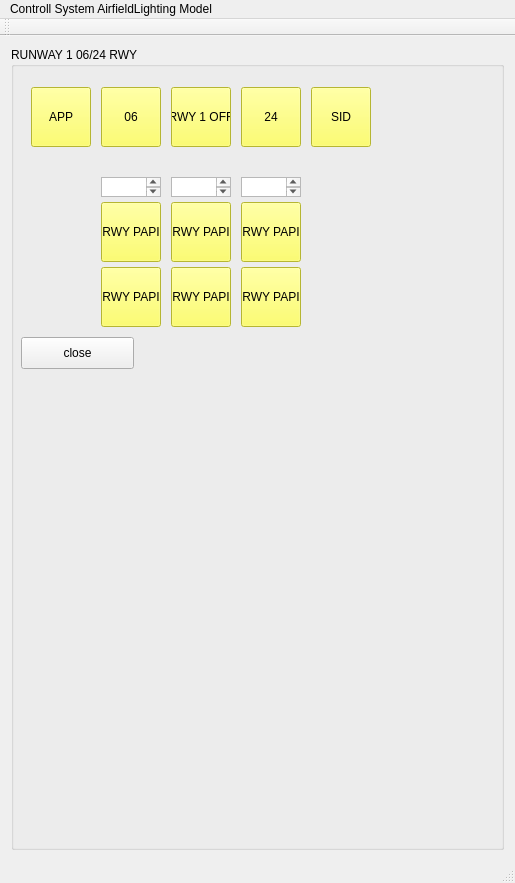
<?xml version="1.0" encoding="UTF-8"?>
<ui version="4.0">
 <class>MainControllClass</class>
 <widget class="QMainWindow" name="MainControllClass">
  <property name="geometry">
   <rect>
    <x>0</x>
    <y>0</y>
    <width>515</width>
    <height>883</height>
   </rect>
  </property>
  <property name="windowTitle">
   <string>MainControllClass</string>
  </property>
  <widget class="QWidget" name="centralWidget">
   <layout class="QVBoxLayout" name="verticalLayout_3">
    <item>
     <widget class="QGroupBox" name="groupBox">
      <property name="title">
       <string>RUNWAY 1 06/24 RWY</string>
      </property>
      <widget class="QPushButton" name="pushButton">
       <property name="geometry">
        <rect>
         <x>20</x>
         <y>40</y>
         <width>60</width>
         <height>60</height>
        </rect>
       </property>
       <property name="palette">
        <palette>
         <active>
          <colorrole role="Button">
           <brush brushstyle="SolidPattern">
            <color alpha="255">
             <red>255</red>
             <green>255</green>
             <blue>70</blue>
            </color>
           </brush>
          </colorrole>
          <colorrole role="Base">
           <brush brushstyle="SolidPattern">
            <color alpha="255">
             <red>255</red>
             <green>255</green>
             <blue>70</blue>
            </color>
           </brush>
          </colorrole>
          <colorrole role="Window">
           <brush brushstyle="SolidPattern">
            <color alpha="255">
             <red>255</red>
             <green>255</green>
             <blue>70</blue>
            </color>
           </brush>
          </colorrole>
         </active>
         <inactive>
          <colorrole role="Button">
           <brush brushstyle="SolidPattern">
            <color alpha="255">
             <red>255</red>
             <green>255</green>
             <blue>70</blue>
            </color>
           </brush>
          </colorrole>
          <colorrole role="Base">
           <brush brushstyle="SolidPattern">
            <color alpha="255">
             <red>255</red>
             <green>255</green>
             <blue>70</blue>
            </color>
           </brush>
          </colorrole>
          <colorrole role="Window">
           <brush brushstyle="SolidPattern">
            <color alpha="255">
             <red>255</red>
             <green>255</green>
             <blue>70</blue>
            </color>
           </brush>
          </colorrole>
         </inactive>
         <disabled>
          <colorrole role="Button">
           <brush brushstyle="SolidPattern">
            <color alpha="255">
             <red>255</red>
             <green>255</green>
             <blue>70</blue>
            </color>
           </brush>
          </colorrole>
          <colorrole role="Base">
           <brush brushstyle="SolidPattern">
            <color alpha="255">
             <red>255</red>
             <green>255</green>
             <blue>70</blue>
            </color>
           </brush>
          </colorrole>
          <colorrole role="Window">
           <brush brushstyle="SolidPattern">
            <color alpha="255">
             <red>255</red>
             <green>255</green>
             <blue>70</blue>
            </color>
           </brush>
          </colorrole>
         </disabled>
        </palette>
       </property>
       <property name="toolTip">
        <string>&lt;html&gt;&lt;head/&gt;&lt;body&gt;&lt;p&gt;RUN RWY PAPI LIGHTING &lt;/p&gt;&lt;/body&gt;&lt;/html&gt;</string>
       </property>
       <property name="styleSheet">
        <string notr="true">background-color: rgb(255, 255, 70);</string>
       </property>
       <property name="text">
        <string>APP</string>
       </property>
       <property name="checkable">
        <bool>true</bool>
       </property>
      </widget>
      <widget class="QPushButton" name="pushButton_6">
       <property name="geometry">
        <rect>
         <x>90</x>
         <y>40</y>
         <width>60</width>
         <height>60</height>
        </rect>
       </property>
       <property name="palette">
        <palette>
         <active>
          <colorrole role="Button">
           <brush brushstyle="SolidPattern">
            <color alpha="255">
             <red>255</red>
             <green>255</green>
             <blue>70</blue>
            </color>
           </brush>
          </colorrole>
          <colorrole role="Base">
           <brush brushstyle="SolidPattern">
            <color alpha="255">
             <red>255</red>
             <green>255</green>
             <blue>70</blue>
            </color>
           </brush>
          </colorrole>
          <colorrole role="Window">
           <brush brushstyle="SolidPattern">
            <color alpha="255">
             <red>255</red>
             <green>255</green>
             <blue>70</blue>
            </color>
           </brush>
          </colorrole>
         </active>
         <inactive>
          <colorrole role="Button">
           <brush brushstyle="SolidPattern">
            <color alpha="255">
             <red>255</red>
             <green>255</green>
             <blue>70</blue>
            </color>
           </brush>
          </colorrole>
          <colorrole role="Base">
           <brush brushstyle="SolidPattern">
            <color alpha="255">
             <red>255</red>
             <green>255</green>
             <blue>70</blue>
            </color>
           </brush>
          </colorrole>
          <colorrole role="Window">
           <brush brushstyle="SolidPattern">
            <color alpha="255">
             <red>255</red>
             <green>255</green>
             <blue>70</blue>
            </color>
           </brush>
          </colorrole>
         </inactive>
         <disabled>
          <colorrole role="Button">
           <brush brushstyle="SolidPattern">
            <color alpha="255">
             <red>255</red>
             <green>255</green>
             <blue>70</blue>
            </color>
           </brush>
          </colorrole>
          <colorrole role="Base">
           <brush brushstyle="SolidPattern">
            <color alpha="255">
             <red>255</red>
             <green>255</green>
             <blue>70</blue>
            </color>
           </brush>
          </colorrole>
          <colorrole role="Window">
           <brush brushstyle="SolidPattern">
            <color alpha="255">
             <red>255</red>
             <green>255</green>
             <blue>70</blue>
            </color>
           </brush>
          </colorrole>
         </disabled>
        </palette>
       </property>
       <property name="toolTip">
        <string>&lt;html&gt;&lt;head/&gt;&lt;body&gt;&lt;p&gt;RUN RWY PAPI LIGHTING &lt;/p&gt;&lt;/body&gt;&lt;/html&gt;</string>
       </property>
       <property name="styleSheet">
        <string notr="true">background-color: rgb(255, 255, 70);</string>
       </property>
       <property name="text">
        <string>06</string>
       </property>
       <property name="checkable">
        <bool>true</bool>
       </property>
      </widget>
      <widget class="QPushButton" name="pushButton_5">
       <property name="geometry">
        <rect>
         <x>160</x>
         <y>40</y>
         <width>60</width>
         <height>60</height>
        </rect>
       </property>
       <property name="palette">
        <palette>
         <active>
          <colorrole role="Button">
           <brush brushstyle="SolidPattern">
            <color alpha="255">
             <red>255</red>
             <green>255</green>
             <blue>70</blue>
            </color>
           </brush>
          </colorrole>
          <colorrole role="Base">
           <brush brushstyle="SolidPattern">
            <color alpha="255">
             <red>255</red>
             <green>255</green>
             <blue>70</blue>
            </color>
           </brush>
          </colorrole>
          <colorrole role="Window">
           <brush brushstyle="SolidPattern">
            <color alpha="255">
             <red>255</red>
             <green>255</green>
             <blue>70</blue>
            </color>
           </brush>
          </colorrole>
         </active>
         <inactive>
          <colorrole role="Button">
           <brush brushstyle="SolidPattern">
            <color alpha="255">
             <red>255</red>
             <green>255</green>
             <blue>70</blue>
            </color>
           </brush>
          </colorrole>
          <colorrole role="Base">
           <brush brushstyle="SolidPattern">
            <color alpha="255">
             <red>255</red>
             <green>255</green>
             <blue>70</blue>
            </color>
           </brush>
          </colorrole>
          <colorrole role="Window">
           <brush brushstyle="SolidPattern">
            <color alpha="255">
             <red>255</red>
             <green>255</green>
             <blue>70</blue>
            </color>
           </brush>
          </colorrole>
         </inactive>
         <disabled>
          <colorrole role="Button">
           <brush brushstyle="SolidPattern">
            <color alpha="255">
             <red>255</red>
             <green>255</green>
             <blue>70</blue>
            </color>
           </brush>
          </colorrole>
          <colorrole role="Base">
           <brush brushstyle="SolidPattern">
            <color alpha="255">
             <red>255</red>
             <green>255</green>
             <blue>70</blue>
            </color>
           </brush>
          </colorrole>
          <colorrole role="Window">
           <brush brushstyle="SolidPattern">
            <color alpha="255">
             <red>255</red>
             <green>255</green>
             <blue>70</blue>
            </color>
           </brush>
          </colorrole>
         </disabled>
        </palette>
       </property>
       <property name="toolTip">
        <string>&lt;html&gt;&lt;head/&gt;&lt;body&gt;&lt;p&gt;RUN RWY PAPI LIGHTING &lt;/p&gt;&lt;/body&gt;&lt;/html&gt;</string>
       </property>
       <property name="styleSheet">
        <string notr="true">background-color: rgb(255, 255, 70);
font: 10pt &quot;.SF NS Text&quot;;</string>
       </property>
       <property name="text">
        <string>RWY 1 OFF</string>
       </property>
       <property name="checkable">
        <bool>true</bool>
       </property>
      </widget>
      <widget class="QPushButton" name="pushButton_4">
       <property name="geometry">
        <rect>
         <x>230</x>
         <y>40</y>
         <width>60</width>
         <height>60</height>
        </rect>
       </property>
       <property name="palette">
        <palette>
         <active>
          <colorrole role="Button">
           <brush brushstyle="SolidPattern">
            <color alpha="255">
             <red>255</red>
             <green>255</green>
             <blue>70</blue>
            </color>
           </brush>
          </colorrole>
          <colorrole role="Base">
           <brush brushstyle="SolidPattern">
            <color alpha="255">
             <red>255</red>
             <green>255</green>
             <blue>70</blue>
            </color>
           </brush>
          </colorrole>
          <colorrole role="Window">
           <brush brushstyle="SolidPattern">
            <color alpha="255">
             <red>255</red>
             <green>255</green>
             <blue>70</blue>
            </color>
           </brush>
          </colorrole>
         </active>
         <inactive>
          <colorrole role="Button">
           <brush brushstyle="SolidPattern">
            <color alpha="255">
             <red>255</red>
             <green>255</green>
             <blue>70</blue>
            </color>
           </brush>
          </colorrole>
          <colorrole role="Base">
           <brush brushstyle="SolidPattern">
            <color alpha="255">
             <red>255</red>
             <green>255</green>
             <blue>70</blue>
            </color>
           </brush>
          </colorrole>
          <colorrole role="Window">
           <brush brushstyle="SolidPattern">
            <color alpha="255">
             <red>255</red>
             <green>255</green>
             <blue>70</blue>
            </color>
           </brush>
          </colorrole>
         </inactive>
         <disabled>
          <colorrole role="Button">
           <brush brushstyle="SolidPattern">
            <color alpha="255">
             <red>255</red>
             <green>255</green>
             <blue>70</blue>
            </color>
           </brush>
          </colorrole>
          <colorrole role="Base">
           <brush brushstyle="SolidPattern">
            <color alpha="255">
             <red>255</red>
             <green>255</green>
             <blue>70</blue>
            </color>
           </brush>
          </colorrole>
          <colorrole role="Window">
           <brush brushstyle="SolidPattern">
            <color alpha="255">
             <red>255</red>
             <green>255</green>
             <blue>70</blue>
            </color>
           </brush>
          </colorrole>
         </disabled>
        </palette>
       </property>
       <property name="toolTip">
        <string>&lt;html&gt;&lt;head/&gt;&lt;body&gt;&lt;p&gt;RUN RWY PAPI LIGHTING &lt;/p&gt;&lt;/body&gt;&lt;/html&gt;</string>
       </property>
       <property name="styleSheet">
        <string notr="true">background-color: rgb(255, 255, 70);</string>
       </property>
       <property name="text">
        <string>24</string>
       </property>
       <property name="checkable">
        <bool>true</bool>
       </property>
      </widget>
      <widget class="QPushButton" name="pushButton_3">
       <property name="geometry">
        <rect>
         <x>300</x>
         <y>40</y>
         <width>60</width>
         <height>60</height>
        </rect>
       </property>
       <property name="palette">
        <palette>
         <active>
          <colorrole role="Button">
           <brush brushstyle="SolidPattern">
            <color alpha="255">
             <red>255</red>
             <green>255</green>
             <blue>70</blue>
            </color>
           </brush>
          </colorrole>
          <colorrole role="Base">
           <brush brushstyle="SolidPattern">
            <color alpha="255">
             <red>255</red>
             <green>255</green>
             <blue>70</blue>
            </color>
           </brush>
          </colorrole>
          <colorrole role="Window">
           <brush brushstyle="SolidPattern">
            <color alpha="255">
             <red>255</red>
             <green>255</green>
             <blue>70</blue>
            </color>
           </brush>
          </colorrole>
         </active>
         <inactive>
          <colorrole role="Button">
           <brush brushstyle="SolidPattern">
            <color alpha="255">
             <red>255</red>
             <green>255</green>
             <blue>70</blue>
            </color>
           </brush>
          </colorrole>
          <colorrole role="Base">
           <brush brushstyle="SolidPattern">
            <color alpha="255">
             <red>255</red>
             <green>255</green>
             <blue>70</blue>
            </color>
           </brush>
          </colorrole>
          <colorrole role="Window">
           <brush brushstyle="SolidPattern">
            <color alpha="255">
             <red>255</red>
             <green>255</green>
             <blue>70</blue>
            </color>
           </brush>
          </colorrole>
         </inactive>
         <disabled>
          <colorrole role="Button">
           <brush brushstyle="SolidPattern">
            <color alpha="255">
             <red>255</red>
             <green>255</green>
             <blue>70</blue>
            </color>
           </brush>
          </colorrole>
          <colorrole role="Base">
           <brush brushstyle="SolidPattern">
            <color alpha="255">
             <red>255</red>
             <green>255</green>
             <blue>70</blue>
            </color>
           </brush>
          </colorrole>
          <colorrole role="Window">
           <brush brushstyle="SolidPattern">
            <color alpha="255">
             <red>255</red>
             <green>255</green>
             <blue>70</blue>
            </color>
           </brush>
          </colorrole>
         </disabled>
        </palette>
       </property>
       <property name="toolTip">
        <string>&lt;html&gt;&lt;head/&gt;&lt;body&gt;&lt;p&gt;RUN RWY PAPI LIGHTING &lt;/p&gt;&lt;/body&gt;&lt;/html&gt;</string>
       </property>
       <property name="styleSheet">
        <string notr="true">background-color: rgb(255, 255, 70);</string>
       </property>
       <property name="text">
        <string>SID</string>
       </property>
       <property name="checkable">
        <bool>true</bool>
       </property>
      </widget>
      <widget class="QPushButton" name="pushButton_7">
       <property name="geometry">
        <rect>
         <x>230</x>
         <y>155</y>
         <width>60</width>
         <height>60</height>
        </rect>
       </property>
       <property name="palette">
        <palette>
         <active>
          <colorrole role="Button">
           <brush brushstyle="SolidPattern">
            <color alpha="255">
             <red>255</red>
             <green>255</green>
             <blue>70</blue>
            </color>
           </brush>
          </colorrole>
          <colorrole role="Base">
           <brush brushstyle="SolidPattern">
            <color alpha="255">
             <red>255</red>
             <green>255</green>
             <blue>70</blue>
            </color>
           </brush>
          </colorrole>
          <colorrole role="Window">
           <brush brushstyle="SolidPattern">
            <color alpha="255">
             <red>255</red>
             <green>255</green>
             <blue>70</blue>
            </color>
           </brush>
          </colorrole>
         </active>
         <inactive>
          <colorrole role="Button">
           <brush brushstyle="SolidPattern">
            <color alpha="255">
             <red>255</red>
             <green>255</green>
             <blue>70</blue>
            </color>
           </brush>
          </colorrole>
          <colorrole role="Base">
           <brush brushstyle="SolidPattern">
            <color alpha="255">
             <red>255</red>
             <green>255</green>
             <blue>70</blue>
            </color>
           </brush>
          </colorrole>
          <colorrole role="Window">
           <brush brushstyle="SolidPattern">
            <color alpha="255">
             <red>255</red>
             <green>255</green>
             <blue>70</blue>
            </color>
           </brush>
          </colorrole>
         </inactive>
         <disabled>
          <colorrole role="Button">
           <brush brushstyle="SolidPattern">
            <color alpha="255">
             <red>255</red>
             <green>255</green>
             <blue>70</blue>
            </color>
           </brush>
          </colorrole>
          <colorrole role="Base">
           <brush brushstyle="SolidPattern">
            <color alpha="255">
             <red>255</red>
             <green>255</green>
             <blue>70</blue>
            </color>
           </brush>
          </colorrole>
          <colorrole role="Window">
           <brush brushstyle="SolidPattern">
            <color alpha="255">
             <red>255</red>
             <green>255</green>
             <blue>70</blue>
            </color>
           </brush>
          </colorrole>
         </disabled>
        </palette>
       </property>
       <property name="toolTip">
        <string>&lt;html&gt;&lt;head/&gt;&lt;body&gt;&lt;p&gt;RUN RWY PAPI LIGHTING &lt;/p&gt;&lt;/body&gt;&lt;/html&gt;</string>
       </property>
       <property name="styleSheet">
        <string notr="true">background-color: rgb(255, 255, 70);</string>
       </property>
       <property name="text">
        <string>RWY PAPI</string>
       </property>
       <property name="checkable">
        <bool>true</bool>
       </property>
      </widget>
      <widget class="QPushButton" name="pushButton_8">
       <property name="geometry">
        <rect>
         <x>160</x>
         <y>155</y>
         <width>60</width>
         <height>60</height>
        </rect>
       </property>
       <property name="palette">
        <palette>
         <active>
          <colorrole role="Button">
           <brush brushstyle="SolidPattern">
            <color alpha="255">
             <red>255</red>
             <green>255</green>
             <blue>70</blue>
            </color>
           </brush>
          </colorrole>
          <colorrole role="Base">
           <brush brushstyle="SolidPattern">
            <color alpha="255">
             <red>255</red>
             <green>255</green>
             <blue>70</blue>
            </color>
           </brush>
          </colorrole>
          <colorrole role="Window">
           <brush brushstyle="SolidPattern">
            <color alpha="255">
             <red>255</red>
             <green>255</green>
             <blue>70</blue>
            </color>
           </brush>
          </colorrole>
         </active>
         <inactive>
          <colorrole role="Button">
           <brush brushstyle="SolidPattern">
            <color alpha="255">
             <red>255</red>
             <green>255</green>
             <blue>70</blue>
            </color>
           </brush>
          </colorrole>
          <colorrole role="Base">
           <brush brushstyle="SolidPattern">
            <color alpha="255">
             <red>255</red>
             <green>255</green>
             <blue>70</blue>
            </color>
           </brush>
          </colorrole>
          <colorrole role="Window">
           <brush brushstyle="SolidPattern">
            <color alpha="255">
             <red>255</red>
             <green>255</green>
             <blue>70</blue>
            </color>
           </brush>
          </colorrole>
         </inactive>
         <disabled>
          <colorrole role="Button">
           <brush brushstyle="SolidPattern">
            <color alpha="255">
             <red>255</red>
             <green>255</green>
             <blue>70</blue>
            </color>
           </brush>
          </colorrole>
          <colorrole role="Base">
           <brush brushstyle="SolidPattern">
            <color alpha="255">
             <red>255</red>
             <green>255</green>
             <blue>70</blue>
            </color>
           </brush>
          </colorrole>
          <colorrole role="Window">
           <brush brushstyle="SolidPattern">
            <color alpha="255">
             <red>255</red>
             <green>255</green>
             <blue>70</blue>
            </color>
           </brush>
          </colorrole>
         </disabled>
        </palette>
       </property>
       <property name="toolTip">
        <string>&lt;html&gt;&lt;head/&gt;&lt;body&gt;&lt;p&gt;RUN RWY PAPI LIGHTING &lt;/p&gt;&lt;/body&gt;&lt;/html&gt;</string>
       </property>
       <property name="styleSheet">
        <string notr="true">background-color: rgb(255, 255, 70);</string>
       </property>
       <property name="text">
        <string>RWY PAPI</string>
       </property>
       <property name="checkable">
        <bool>true</bool>
       </property>
      </widget>
      <widget class="QPushButton" name="pushButton_9">
       <property name="geometry">
        <rect>
         <x>90</x>
         <y>155</y>
         <width>60</width>
         <height>60</height>
        </rect>
       </property>
       <property name="palette">
        <palette>
         <active>
          <colorrole role="Button">
           <brush brushstyle="SolidPattern">
            <color alpha="255">
             <red>255</red>
             <green>255</green>
             <blue>70</blue>
            </color>
           </brush>
          </colorrole>
          <colorrole role="Base">
           <brush brushstyle="SolidPattern">
            <color alpha="255">
             <red>255</red>
             <green>255</green>
             <blue>70</blue>
            </color>
           </brush>
          </colorrole>
          <colorrole role="Window">
           <brush brushstyle="SolidPattern">
            <color alpha="255">
             <red>255</red>
             <green>255</green>
             <blue>70</blue>
            </color>
           </brush>
          </colorrole>
         </active>
         <inactive>
          <colorrole role="Button">
           <brush brushstyle="SolidPattern">
            <color alpha="255">
             <red>255</red>
             <green>255</green>
             <blue>70</blue>
            </color>
           </brush>
          </colorrole>
          <colorrole role="Base">
           <brush brushstyle="SolidPattern">
            <color alpha="255">
             <red>255</red>
             <green>255</green>
             <blue>70</blue>
            </color>
           </brush>
          </colorrole>
          <colorrole role="Window">
           <brush brushstyle="SolidPattern">
            <color alpha="255">
             <red>255</red>
             <green>255</green>
             <blue>70</blue>
            </color>
           </brush>
          </colorrole>
         </inactive>
         <disabled>
          <colorrole role="Button">
           <brush brushstyle="SolidPattern">
            <color alpha="255">
             <red>255</red>
             <green>255</green>
             <blue>70</blue>
            </color>
           </brush>
          </colorrole>
          <colorrole role="Base">
           <brush brushstyle="SolidPattern">
            <color alpha="255">
             <red>255</red>
             <green>255</green>
             <blue>70</blue>
            </color>
           </brush>
          </colorrole>
          <colorrole role="Window">
           <brush brushstyle="SolidPattern">
            <color alpha="255">
             <red>255</red>
             <green>255</green>
             <blue>70</blue>
            </color>
           </brush>
          </colorrole>
         </disabled>
        </palette>
       </property>
       <property name="toolTip">
        <string>&lt;html&gt;&lt;head/&gt;&lt;body&gt;&lt;p&gt;RUN RWY PAPI LIGHTING &lt;/p&gt;&lt;/body&gt;&lt;/html&gt;</string>
       </property>
       <property name="styleSheet">
        <string notr="true">background-color: rgb(255, 255, 70);</string>
       </property>
       <property name="text">
        <string>RWY PAPI</string>
       </property>
       <property name="checkable">
        <bool>true</bool>
       </property>
      </widget>
      <widget class="QPushButton" name="pushButton_10">
       <property name="geometry">
        <rect>
         <x>230</x>
         <y>220</y>
         <width>60</width>
         <height>60</height>
        </rect>
       </property>
       <property name="palette">
        <palette>
         <active>
          <colorrole role="Button">
           <brush brushstyle="SolidPattern">
            <color alpha="255">
             <red>255</red>
             <green>255</green>
             <blue>70</blue>
            </color>
           </brush>
          </colorrole>
          <colorrole role="Base">
           <brush brushstyle="SolidPattern">
            <color alpha="255">
             <red>255</red>
             <green>255</green>
             <blue>70</blue>
            </color>
           </brush>
          </colorrole>
          <colorrole role="Window">
           <brush brushstyle="SolidPattern">
            <color alpha="255">
             <red>255</red>
             <green>255</green>
             <blue>70</blue>
            </color>
           </brush>
          </colorrole>
         </active>
         <inactive>
          <colorrole role="Button">
           <brush brushstyle="SolidPattern">
            <color alpha="255">
             <red>255</red>
             <green>255</green>
             <blue>70</blue>
            </color>
           </brush>
          </colorrole>
          <colorrole role="Base">
           <brush brushstyle="SolidPattern">
            <color alpha="255">
             <red>255</red>
             <green>255</green>
             <blue>70</blue>
            </color>
           </brush>
          </colorrole>
          <colorrole role="Window">
           <brush brushstyle="SolidPattern">
            <color alpha="255">
             <red>255</red>
             <green>255</green>
             <blue>70</blue>
            </color>
           </brush>
          </colorrole>
         </inactive>
         <disabled>
          <colorrole role="Button">
           <brush brushstyle="SolidPattern">
            <color alpha="255">
             <red>255</red>
             <green>255</green>
             <blue>70</blue>
            </color>
           </brush>
          </colorrole>
          <colorrole role="Base">
           <brush brushstyle="SolidPattern">
            <color alpha="255">
             <red>255</red>
             <green>255</green>
             <blue>70</blue>
            </color>
           </brush>
          </colorrole>
          <colorrole role="Window">
           <brush brushstyle="SolidPattern">
            <color alpha="255">
             <red>255</red>
             <green>255</green>
             <blue>70</blue>
            </color>
           </brush>
          </colorrole>
         </disabled>
        </palette>
       </property>
       <property name="toolTip">
        <string>&lt;html&gt;&lt;head/&gt;&lt;body&gt;&lt;p&gt;RUN RWY PAPI LIGHTING &lt;/p&gt;&lt;/body&gt;&lt;/html&gt;</string>
       </property>
       <property name="styleSheet">
        <string notr="true">background-color: rgb(255, 255, 70);</string>
       </property>
       <property name="text">
        <string>RWY PAPI</string>
       </property>
       <property name="checkable">
        <bool>true</bool>
       </property>
      </widget>
      <widget class="QPushButton" name="pushButton_11">
       <property name="geometry">
        <rect>
         <x>160</x>
         <y>220</y>
         <width>60</width>
         <height>60</height>
        </rect>
       </property>
       <property name="palette">
        <palette>
         <active>
          <colorrole role="Button">
           <brush brushstyle="SolidPattern">
            <color alpha="255">
             <red>255</red>
             <green>255</green>
             <blue>70</blue>
            </color>
           </brush>
          </colorrole>
          <colorrole role="Base">
           <brush brushstyle="SolidPattern">
            <color alpha="255">
             <red>255</red>
             <green>255</green>
             <blue>70</blue>
            </color>
           </brush>
          </colorrole>
          <colorrole role="Window">
           <brush brushstyle="SolidPattern">
            <color alpha="255">
             <red>255</red>
             <green>255</green>
             <blue>70</blue>
            </color>
           </brush>
          </colorrole>
         </active>
         <inactive>
          <colorrole role="Button">
           <brush brushstyle="SolidPattern">
            <color alpha="255">
             <red>255</red>
             <green>255</green>
             <blue>70</blue>
            </color>
           </brush>
          </colorrole>
          <colorrole role="Base">
           <brush brushstyle="SolidPattern">
            <color alpha="255">
             <red>255</red>
             <green>255</green>
             <blue>70</blue>
            </color>
           </brush>
          </colorrole>
          <colorrole role="Window">
           <brush brushstyle="SolidPattern">
            <color alpha="255">
             <red>255</red>
             <green>255</green>
             <blue>70</blue>
            </color>
           </brush>
          </colorrole>
         </inactive>
         <disabled>
          <colorrole role="Button">
           <brush brushstyle="SolidPattern">
            <color alpha="255">
             <red>255</red>
             <green>255</green>
             <blue>70</blue>
            </color>
           </brush>
          </colorrole>
          <colorrole role="Base">
           <brush brushstyle="SolidPattern">
            <color alpha="255">
             <red>255</red>
             <green>255</green>
             <blue>70</blue>
            </color>
           </brush>
          </colorrole>
          <colorrole role="Window">
           <brush brushstyle="SolidPattern">
            <color alpha="255">
             <red>255</red>
             <green>255</green>
             <blue>70</blue>
            </color>
           </brush>
          </colorrole>
         </disabled>
        </palette>
       </property>
       <property name="toolTip">
        <string>&lt;html&gt;&lt;head/&gt;&lt;body&gt;&lt;p&gt;RUN RWY PAPI LIGHTING &lt;/p&gt;&lt;/body&gt;&lt;/html&gt;</string>
       </property>
       <property name="styleSheet">
        <string notr="true">background-color: rgb(255, 255, 70);</string>
       </property>
       <property name="text">
        <string>RWY PAPI</string>
       </property>
       <property name="checkable">
        <bool>true</bool>
       </property>
      </widget>
      <widget class="QPushButton" name="pushButton_12">
       <property name="geometry">
        <rect>
         <x>90</x>
         <y>220</y>
         <width>60</width>
         <height>60</height>
        </rect>
       </property>
       <property name="palette">
        <palette>
         <active>
          <colorrole role="Button">
           <brush brushstyle="SolidPattern">
            <color alpha="255">
             <red>255</red>
             <green>255</green>
             <blue>70</blue>
            </color>
           </brush>
          </colorrole>
          <colorrole role="Base">
           <brush brushstyle="SolidPattern">
            <color alpha="255">
             <red>255</red>
             <green>255</green>
             <blue>70</blue>
            </color>
           </brush>
          </colorrole>
          <colorrole role="Window">
           <brush brushstyle="SolidPattern">
            <color alpha="255">
             <red>255</red>
             <green>255</green>
             <blue>70</blue>
            </color>
           </brush>
          </colorrole>
         </active>
         <inactive>
          <colorrole role="Button">
           <brush brushstyle="SolidPattern">
            <color alpha="255">
             <red>255</red>
             <green>255</green>
             <blue>70</blue>
            </color>
           </brush>
          </colorrole>
          <colorrole role="Base">
           <brush brushstyle="SolidPattern">
            <color alpha="255">
             <red>255</red>
             <green>255</green>
             <blue>70</blue>
            </color>
           </brush>
          </colorrole>
          <colorrole role="Window">
           <brush brushstyle="SolidPattern">
            <color alpha="255">
             <red>255</red>
             <green>255</green>
             <blue>70</blue>
            </color>
           </brush>
          </colorrole>
         </inactive>
         <disabled>
          <colorrole role="Button">
           <brush brushstyle="SolidPattern">
            <color alpha="255">
             <red>255</red>
             <green>255</green>
             <blue>70</blue>
            </color>
           </brush>
          </colorrole>
          <colorrole role="Base">
           <brush brushstyle="SolidPattern">
            <color alpha="255">
             <red>255</red>
             <green>255</green>
             <blue>70</blue>
            </color>
           </brush>
          </colorrole>
          <colorrole role="Window">
           <brush brushstyle="SolidPattern">
            <color alpha="255">
             <red>255</red>
             <green>255</green>
             <blue>70</blue>
            </color>
           </brush>
          </colorrole>
         </disabled>
        </palette>
       </property>
       <property name="toolTip">
        <string>&lt;html&gt;&lt;head/&gt;&lt;body&gt;&lt;p&gt;RUN RWY PAPI LIGHTING &lt;/p&gt;&lt;/body&gt;&lt;/html&gt;</string>
       </property>
       <property name="styleSheet">
        <string notr="true">background-color: rgb(255, 255, 70);</string>
       </property>
       <property name="text">
        <string>RWY PAPI</string>
       </property>
       <property name="checkable">
        <bool>true</bool>
       </property>
      </widget>
      <widget class="QTextBrowser" name="textBrowser">
       <property name="geometry">
        <rect>
         <x>90</x>
         <y>130</y>
         <width>60</width>
         <height>20</height>
        </rect>
       </property>
      </widget>
      <widget class="QTextBrowser" name="textBrowser_2">
       <property name="geometry">
        <rect>
         <x>160</x>
         <y>130</y>
         <width>60</width>
         <height>20</height>
        </rect>
       </property>
      </widget>
      <widget class="QTextBrowser" name="textBrowser_3">
       <property name="geometry">
        <rect>
         <x>230</x>
         <y>130</y>
         <width>60</width>
         <height>20</height>
        </rect>
       </property>
      </widget>
      <widget class="QWidget" name="horizontalLayoutWidget">
       <property name="geometry">
        <rect>
         <x>3</x>
         <y>21</y>
         <width>2</width>
         <height>2</height>
        </rect>
       </property>
       <layout class="QHBoxLayout" name="horizontalLayout"/>
      </widget>
      <widget class="QPushButton" name="pushButton_2">
       <property name="geometry">
        <rect>
         <x>10</x>
         <y>290</y>
         <width>113</width>
         <height>32</height>
        </rect>
       </property>
       <property name="text">
        <string>close</string>
       </property>
      </widget>
     </widget>
    </item>
   </layout>
  </widget>
  <widget class="QMenuBar" name="menuBar">
   <property name="geometry">
    <rect>
     <x>0</x>
     <y>0</y>
     <width>515</width>
     <height>22</height>
    </rect>
   </property>
   <widget class="QMenu" name="menuControll_System_AirfieldLighting_Model">
    <property name="title">
     <string>Controll System AirfieldLighting Model</string>
    </property>
   </widget>
   <addaction name="menuControll_System_AirfieldLighting_Model"/>
  </widget>
  <widget class="QToolBar" name="mainToolBar">
   <attribute name="toolBarArea">
    <enum>TopToolBarArea</enum>
   </attribute>
   <attribute name="toolBarBreak">
    <bool>false</bool>
   </attribute>
  </widget>
  <widget class="QStatusBar" name="statusBar"/>
 </widget>
 <layoutdefault spacing="6" margin="11"/>
 <resources/>
 <connections/>
</ui>
